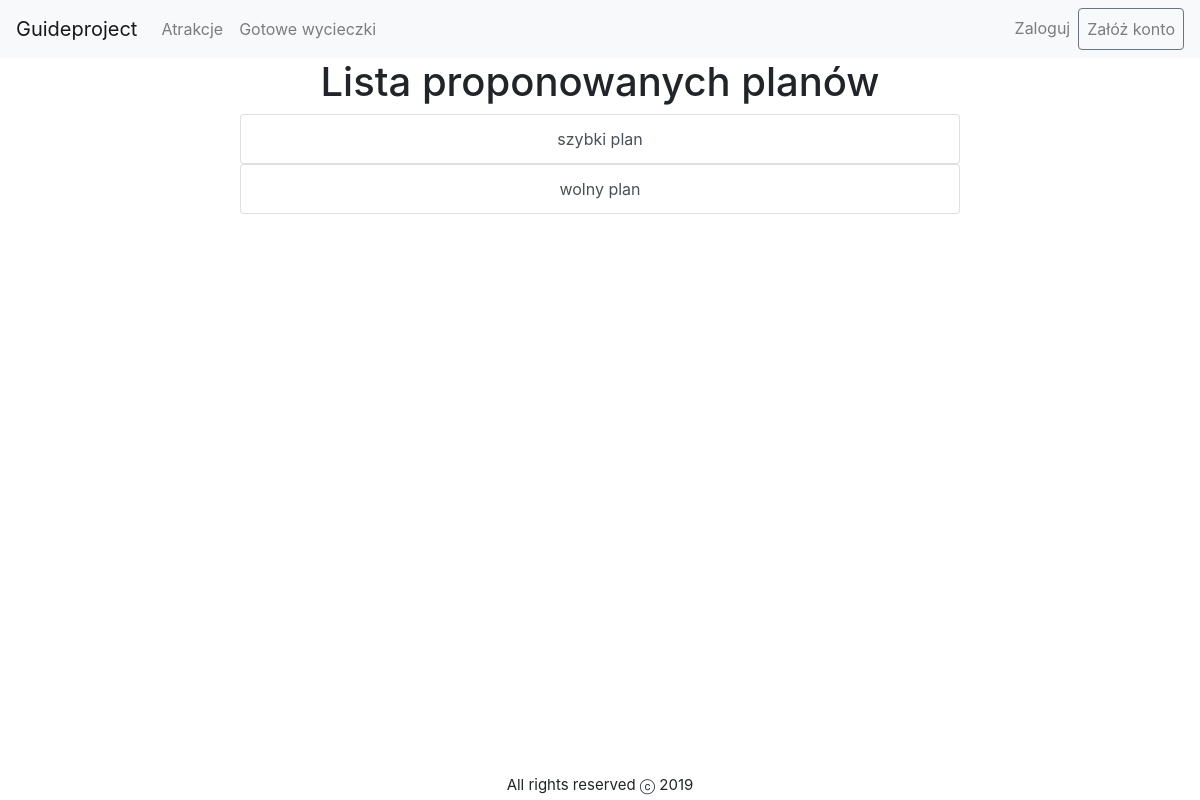
Before: /guide/tripplans with the older database file.
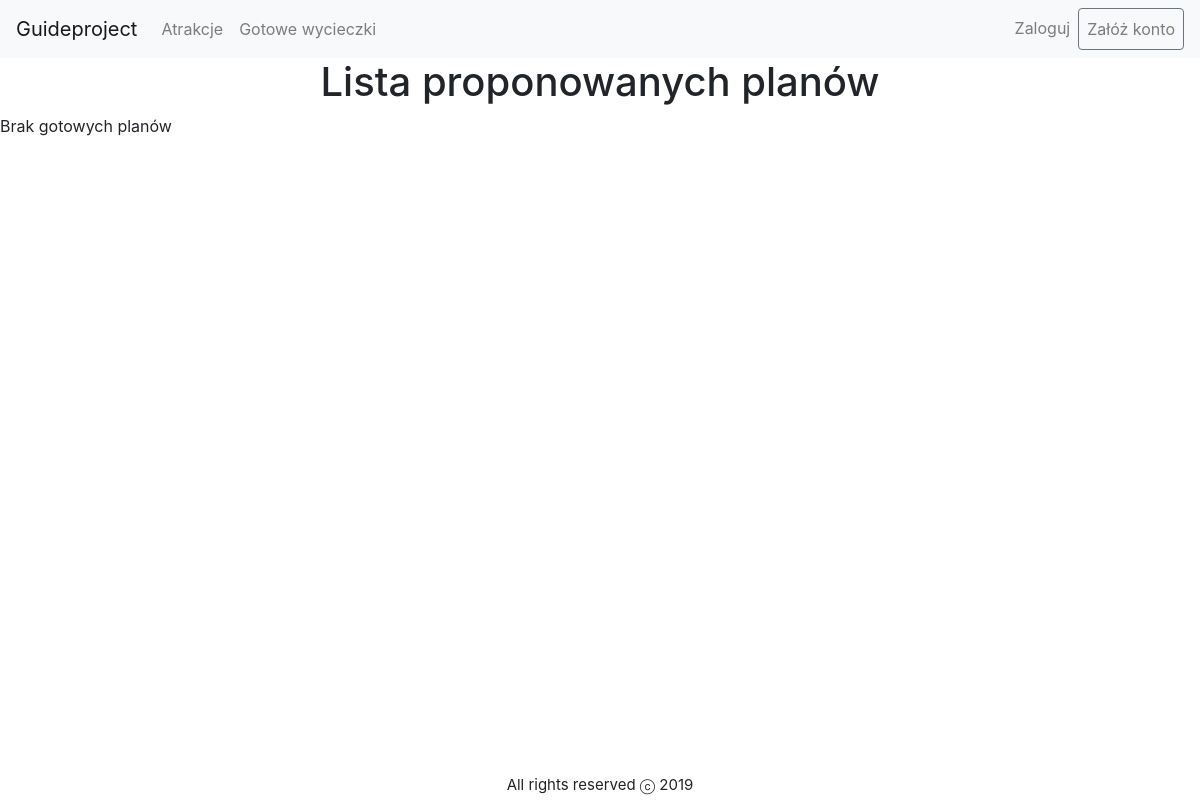
After: the same page with the newer database file.
### guide/models.py (models this page shows, shortened)
class TripPlan(models.Model):
    name = models.CharField(_("Name"), max_length=150)
    creator = models.ForeignKey("Client", verbose_name=_(
        "Creator"), on_delete=models.CASCADE, null=True, blank=True)
    attractions = models.ManyToManyField(
        "Attraction", verbose_name=_("Attraction list"))
    class Meta:
        ordering = ['name']

### guide/views.py (the view)
# urls.py: path('tripplans', views.TripPlanListView.as_view(), name='trip-plans'),
class TripPlanListView(ListView):
    model = TripPlan
    def get_queryset(self):
        return TripPlan.objects.filter(creator__isnull=True)

### guide/templates/guide/tripplan_list.html (shortened to what this page needs)
{% extends "base.html" %}
{% block content %}
    <center><h1>Lista proponowanych planów</h1></center>
    {% if tripplan_list %}
        {% for trip_plan in tripplan_list  %}
          <center><div class="list-group" style="width: 60%;">
  <a href="{% url 'trip-plan-detail' trip_plan.pk %}" class="list-group-item list-group-item-action">
    {{trip_plan.name}}
  </a>
</div>
</center>
        {% endfor %}
    {% else %}
        <p>Brak gotowych planów</p>
    {% endif %}
{% endblock content %}

### templates/base.html (shortened to what this page needs)
<!DOCTYPE html PUBLIC "-//W3C//DTD XHTML 1.0 Transitional//EN"
 "http://www.w3.org/TR/xhtml1/DTD/xhtml1-transitional.dtd">
<html xmlns="http://www.w3.org/1999/xhtml" xml:lang="en" lang="en">
<head>
  {% load static %}
  <link rel="stylesheet" href="{% static 'css/styles.css' %}">
  <link rel="stylesheet" href="https://use.fontawesome.com/releases/v5.8.2/css/all.css">
<link rel="stylesheet" href="https://stackpath.bootstrapcdn.com/bootstrap/4.3.1/css/bootstrap.min.css">
<link rel="stylesheet" href="https://maxcdn.bootstrapcdn.com/font-awesome/4.7.0/css/font-awesome.min.css">
</head>
<body>
  <div class="banner">
    <nav class="navbar navbar-expand-lg navbar-light bg-light">
  <a class="navbar-brand" href="{% url 'home' %}">Guideproject</a>
  <div class="collapse navbar-collapse" id="navbarNav">
    <ul class="navbar-nav mr-auto">
      <li class="nav-item">
        <a class="nav-link" href="{% url 'attractions' %}">Atrakcje</a><span class="sr-only">(current)</span>
      </li>
      <li class="nav-item">
        <a class="nav-link" href="{% url 'trip-plans' %}">Gotowe wycieczki</a>
      </li>
    </ul>
      {% if user.is_authenticated %}
      <ul class="navbar-nav">
        <li class="nav-item dropdown">
          <a class="nav-link dropdown-toggle" data-toggle="dropdown" href="#" role="button" aria-haspopup="true" aria-expanded="false">{{user.username}} <i class="fas fa-user"></i></a>
          <div class="dropdown-menu dropdown-menu-right">
            <a class="dropdown-item" href="{% url 'my-trip-plans' %}">Moje wycieczki</a>
            <div class="dropdown-divider"></div>
            <a class="dropdown-item" href="{% url 'general' user.username %}">Zarządzaj kontem</a>
            <a class="dropdown-item" href="#">Something else here</a>
            <div class="dropdown-divider"></div>
            <a class="dropdown-item" href="{% url 'logout'%}?next={% url 'home' %}">Wyloguj</a>
          </div>
        </li>
      </ul>
      {% else %}
      <ul class="navbar-nav">
        <li class="nav-item">
          <a class = "nav-link" href="{% url 'login'%}?next={{request.path}}">Zaloguj</a>
        </li>
        <li class="nav-item">
        <a class = "nav-link btn btn-outline-secondary" href="{% url 'signup'%}">Załóż konto</a>
        </li>
      </ul>
      {% endif %}
  </div>
</nav>
  </div>
  <div class="content">
    {% block content %}
    {% endblock %}
  </div>
  <footer class='footer'>
    {% block footer %}All rights reserved &#9426 2019
    {% endblock footer %}
  </footer>
</body>
</html>

### guide/static/css/styles.css (style rules this page uses)
html,body { width:100vw; margin:0; padding:0; }
.footer { padding:0; margin:0; position: absolute; bottom:0; height:30px; line-height: 30px; font-size: 15px; text-align: center; width:100vw; }

Changed rows visible on the page:
removed TripPlan: name "szybki plan"
removed TripPlan: name "wolny plan"
Other visible differences:
text now shown: "Brak gotowych planów"
